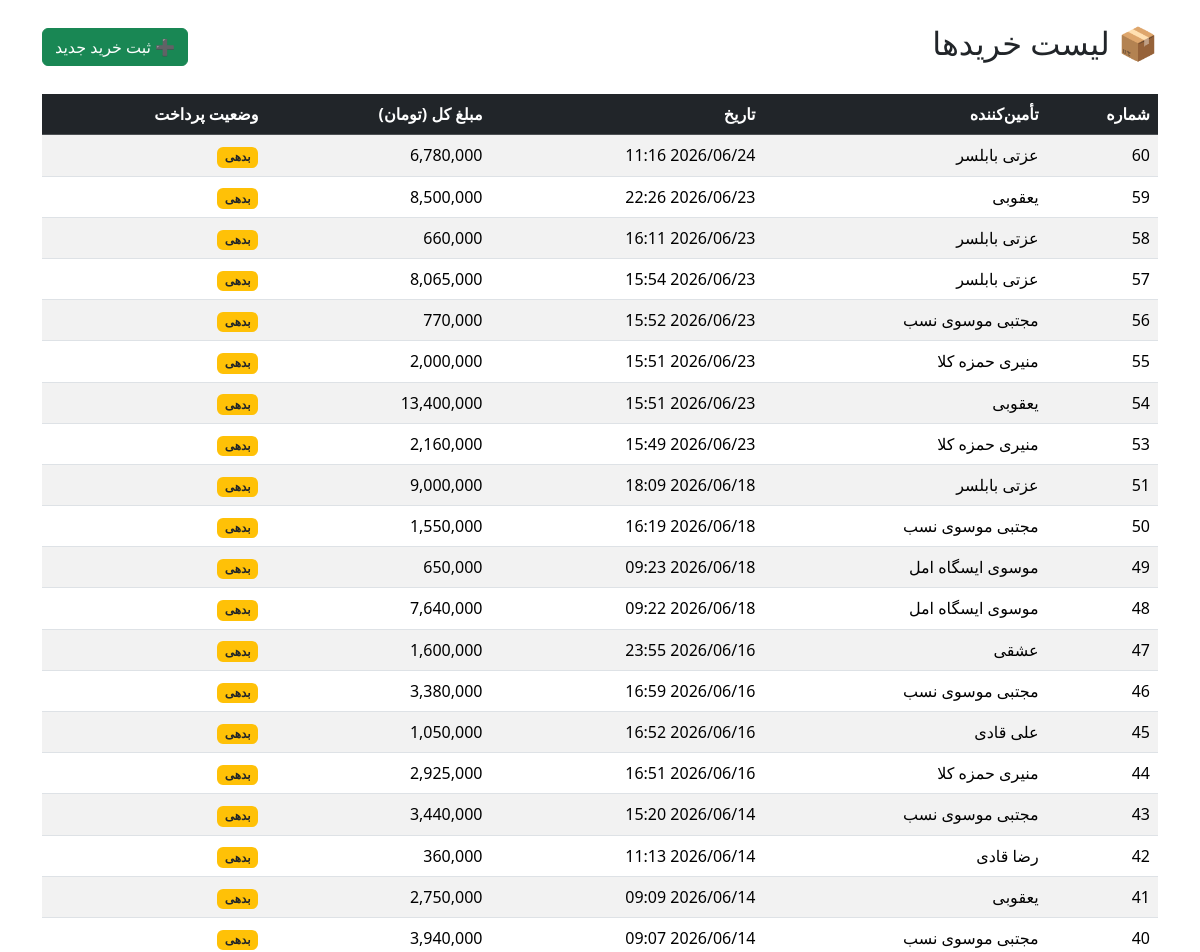
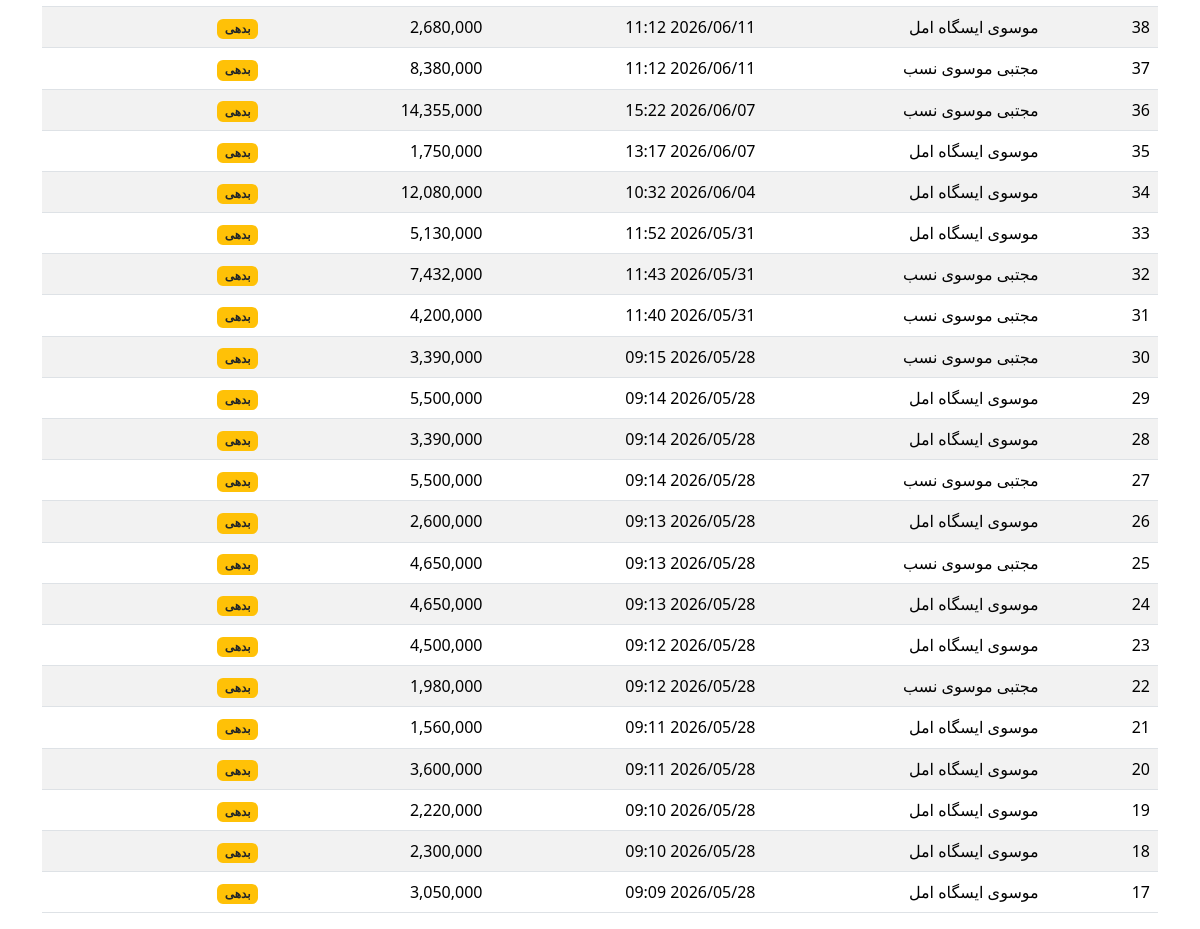
The app's page /sales/purchases/ (signed in) with its own data (2 pictures, top to bottom).
### inventory/models.py (models this page shows, shortened)
class Purchase(models.Model):
    supplier = models.ForeignKey(Supplier, on_delete=models.PROTECT, verbose_name="تأمین‌کننده")
    created_at = models.DateTimeField(auto_now_add=True, verbose_name="تاریخ")
    total_amount = models.DecimalField(max_digits=14, decimal_places=0, verbose_name="مبلغ کل (تومان)")
    is_paid = models.BooleanField(default=False, verbose_name="پرداخت شده")
    class Meta:
        verbose_name = "خرید"
        verbose_name_plural = "خریدها"

class Supplier(models.Model):
    name = models.CharField(max_length=200, verbose_name="نام")
    phone = models.CharField(max_length=15, blank=True, verbose_name="تلفن")
    address = models.TextField(blank=True, verbose_name="آدرس")
    class Meta:
        verbose_name = "تأمین‌کننده"
        verbose_name_plural = "تأمین‌کنندگان"

### sales/views.py (the view)
# urls.py: path('purchases/', views.PurchaseListView.as_view(), name='purchase_list'),
@login_required
def purchase_list(request):
    purchases = Purchase.objects.all().order_by('-created_at')
    return render(request, 'sales/purchase_list.html', {'purchases': purchases})

### sales/templates/sales/purchase_list.html (shortened to what this page needs)
{% extends 'sales/base.html' %}
{% load humanize %}
{% block content %}
<div class="d-flex justify-content-between align-items-center mb-4">
    <h2>📦 لیست خریدها</h2>
    <a href="{% url 'purchase_create' %}" class="btn btn-success">➕ ثبت خرید جدید</a>
</div>
{% if purchases %}
<div class="table-responsive">
    <table class="table table-striped table-hover">
        <thead class="table-dark">
            <tr>
                <th>شماره</th>
                <th>تأمین‌کننده</th>
                <th>تاریخ</th>
                <th>مبلغ کل (تومان)</th>
                <th>وضعیت پرداخت</th>
            </tr>
        </thead>
        <tbody>
            {% for purchase in purchases %}
            <tr>
                <td>{{ purchase.id }}</td>
                <td>{{ purchase.supplier.name }}</td>
                <td>{{ purchase.created_at|date:"Y/m/d H:i" }}</td>
                <td>{{ purchase.total_amount|intcomma }}</td>
                <td>
                    {% if purchase.is_paid %}
                        <span class="badge bg-success">پرداخت شده</span>
                    {% else %}
                        <span class="badge bg-warning text-dark">بدهی</span>
                    {% endif %}
                </td>
            </tr>
            {% empty %}
            <tr>
                <td colspan="5" class="text-center">هیچ خریدی ثبت نشده است.</td>
            </tr>
            {% endfor %}
        </tbody>
    </table>
</div>
{% else %}
<div class="alert alert-info">هنوز هیچ خریدی ثبت نشده است. <a href="{% url 'purchase_create' %}">ثبت اولین خرید</a></div>
{% endif %}
{% endblock %}

### records on screen
Purchase: id "60", supplier.name "عزتی بابلسر", created_at "2026/06/24 11:16", total_amount "6,780,000", is_paid "بدهی"
Purchase: id "59", supplier.name "یعقوبی", created_at "2026/06/23 22:26", total_amount "8,500,000", is_paid "بدهی"
Purchase: id "58", supplier.name "عزتی بابلسر", created_at "2026/06/23 16:11", total_amount "660,000", is_paid "بدهی"
Purchase: id "57", supplier.name "عزتی بابلسر", created_at "2026/06/23 15:54", total_amount "8,065,000", is_paid "بدهی"
Purchase: id "56", supplier.name "مجتبی موسوی نسب", created_at "2026/06/23 15:52", total_amount "770,000", is_paid "بدهی"
Purchase: id "55", supplier.name "منیری حمزه کلا", created_at "2026/06/23 15:51", total_amount "2,000,000", is_paid "بدهی"
Purchase: id "54", supplier.name "یعقوبی", created_at "2026/06/23 15:51", total_amount "13,400,000", is_paid "بدهی"
Purchase: id "53", supplier.name "منیری حمزه کلا", created_at "2026/06/23 15:49", total_amount "2,160,000", is_paid "بدهی"
Purchase: id "51", supplier.name "عزتی بابلسر", created_at "2026/06/18 18:09", total_amount "9,000,000", is_paid "بدهی"
Purchase: id "50", supplier.name "مجتبی موسوی نسب", created_at "2026/06/18 16:19", total_amount "1,550,000", is_paid "بدهی"
Purchase: id "49", supplier.name "موسوی ایسگاه امل", created_at "2026/06/18 09:23", total_amount "650,000", is_paid "بدهی"
Purchase: id "48", supplier.name "موسوی ایسگاه امل", created_at "2026/06/18 09:22", total_amount "7,640,000", is_paid "بدهی"
Purchase: id "47", supplier.name "عشقی", created_at "2026/06/16 23:55", total_amount "1,600,000", is_paid "بدهی"
Purchase: id "46", supplier.name "مجتبی موسوی نسب", created_at "2026/06/16 16:59", total_amount "3,380,000", is_paid "بدهی"
Purchase: id "45", supplier.name "علی قادی", created_at "2026/06/16 16:52", total_amount "1,050,000", is_paid "بدهی"
Purchase: id "44", supplier.name "منیری حمزه کلا", created_at "2026/06/16 16:51", total_amount "2,925,000", is_paid "بدهی"
Purchase: id "43", supplier.name "مجتبی موسوی نسب", created_at "2026/06/14 15:20", total_amount "3,440,000", is_paid "بدهی"
Purchase: id "42", supplier.name "رضا قادی", created_at "2026/06/14 11:13", total_amount "360,000", is_paid "بدهی"
Purchase: id "41", supplier.name "یعقوبی", created_at "2026/06/14 09:09", total_amount "2,750,000", is_paid "بدهی"
Purchase: id "40", supplier.name "مجتبی موسوی نسب", created_at "2026/06/14 09:07", total_amount "3,940,000", is_paid "بدهی"
Purchase: id "38", supplier.name "موسوی ایسگاه امل", created_at "2026/06/11 11:12", total_amount "2,680,000", is_paid "بدهی"
Purchase: id "37", supplier.name "مجتبی موسوی نسب", created_at "2026/06/11 11:12", total_amount "8,380,000", is_paid "بدهی"
Purchase: id "36", supplier.name "مجتبی موسوی نسب", created_at "2026/06/07 15:22", total_amount "14,355,000", is_paid "بدهی"
Purchase: id "35", supplier.name "موسوی ایسگاه امل", created_at "2026/06/07 13:17", total_amount "1,750,000", is_paid "بدهی"
Purchase: id "34", supplier.name "موسوی ایسگاه امل", created_at "2026/06/04 10:32", total_amount "12,080,000", is_paid "بدهی"
Purchase: id "33", supplier.name "موسوی ایسگاه امل", created_at "2026/05/31 11:52", total_amount "5,130,000", is_paid "بدهی"
Purchase: id "32", supplier.name "مجتبی موسوی نسب", created_at "2026/05/31 11:43", total_amount "7,432,000", is_paid "بدهی"
Purchase: id "31", supplier.name "مجتبی موسوی نسب", created_at "2026/05/31 11:40", total_amount "4,200,000", is_paid "بدهی"
Purchase: id "30", supplier.name "مجتبی موسوی نسب", created_at "2026/05/28 09:15", total_amount "3,390,000", is_paid "بدهی"
Purchase: id "29", supplier.name "موسوی ایسگاه امل", created_at "2026/05/28 09:14", total_amount "5,500,000", is_paid "بدهی"
Purchase: id "28", supplier.name "موسوی ایسگاه امل", created_at "2026/05/28 09:14", total_amount "3,390,000", is_paid "بدهی"
Purchase: id "27", supplier.name "مجتبی موسوی نسب", created_at "2026/05/28 09:14", total_amount "5,500,000", is_paid "بدهی"
Purchase: id "26", supplier.name "موسوی ایسگاه امل", created_at "2026/05/28 09:13", total_amount "2,600,000", is_paid "بدهی"
Purchase: id "25", supplier.name "مجتبی موسوی نسب", created_at "2026/05/28 09:13", total_amount "4,650,000", is_paid "بدهی"
Purchase: id "24", supplier.name "موسوی ایسگاه امل", created_at "2026/05/28 09:13", total_amount "4,650,000", is_paid "بدهی"
Purchase: id "23", supplier.name "موسوی ایسگاه امل", created_at "2026/05/28 09:12", total_amount "4,500,000", is_paid "بدهی"
Purchase: id "22", supplier.name "مجتبی موسوی نسب", created_at "2026/05/28 09:12", total_amount "1,980,000", is_paid "بدهی"
Purchase: id "21", supplier.name "موسوی ایسگاه امل", created_at "2026/05/28 09:11", total_amount "1,560,000", is_paid "بدهی"
Purchase: id "20", supplier.name "موسوی ایسگاه امل", created_at "2026/05/28 09:11", total_amount "3,600,000", is_paid "بدهی"
Purchase: id "19", supplier.name "موسوی ایسگاه امل", created_at "2026/05/28 09:10", total_amount "2,220,000", is_paid "بدهی"
Purchase: id "18", supplier.name "موسوی ایسگاه امل", created_at "2026/05/28 09:10", total_amount "2,300,000", is_paid "بدهی"
Purchase: id "17", supplier.name "موسوی ایسگاه امل", created_at "2026/05/28 09:09", total_amount "3,050,000", is_paid "بدهی"
